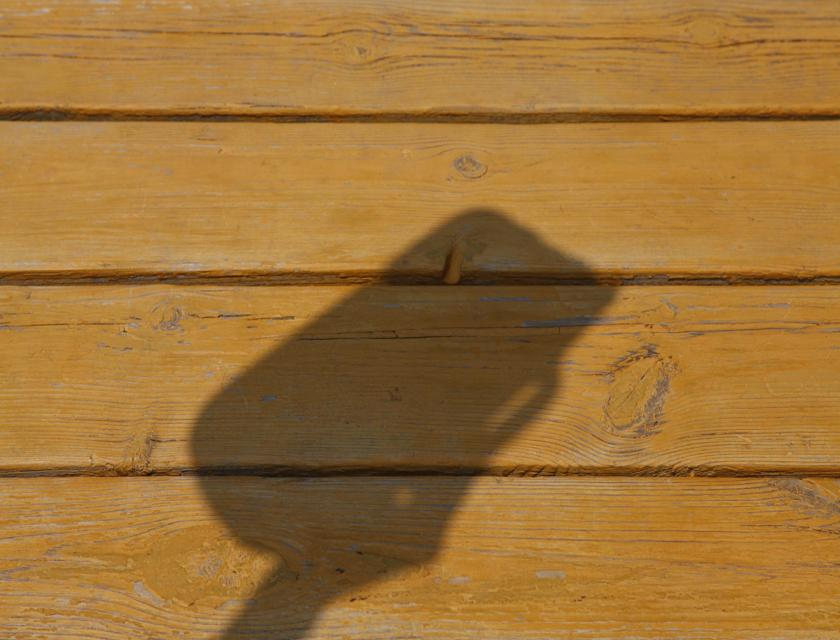
#> input picture dataset/shadow/_MG_6147.jpg, 840 x 640 px, found by its file name
$ jupyter execute demo.ipynb
#> lines starting #> are read from the running program, lines starting #| are printed output that depends on the picture
[cell 1]
import numpy as np
import cv2
import matplotlib.pyplot as plt

[cell 2]
or_img = cv2.imread('../dataset/shadow/_MG_6147.jpg')
#> or_img is the input picture: shape (640, 840, 3); mean B, G, R 55.9, 115, 158.8

[cell 3]
y_cb_cr_img = cv2.cvtColor(or_img, cv2.COLOR_BGR2YCrCb)
#> y_cb_cr_img: shape (640, 840, 3); mean of channels 0, 1, 2 121.4, 154.7, 91
#cv2.imshow("ycrcb",y_cb_cr_img)
# copy the image to create a binary mask later
binary_mask = np.copy(y_cb_cr_img)

# get mean value of the pixels in Y plane
y_mean = np.mean(cv2.split(y_cb_cr_img)[0])
#> y_mean = 121.4

# get standard deviation of channel in Y plane
y_std = np.std(cv2.split(y_cb_cr_img)[0])
#> y_std = 28.86

# classify pixels as shadow and non-shadow pixels
for i in range(y_cb_cr_img.shape[0]):
    for j in range(y_cb_cr_img.shape[1]):

        if y_cb_cr_img[i, j, 0] < y_mean - (y_std / 3):
            # paint it white (shadow)
            binary_mask[i, j] = [255, 255, 255]
        else:
            # paint it black (non-shadow)
            binary_mask[i, j] = [0, 0, 0]
#> binary_mask: shape (640, 840, 3); mean of channels 0, 1, 2 62.6, 62.6, 62.6

#cv2.imshow("binary",binary_mask)

[cell 4]
plt.imshow(binary_mask[:,:,0],cmap='gray')
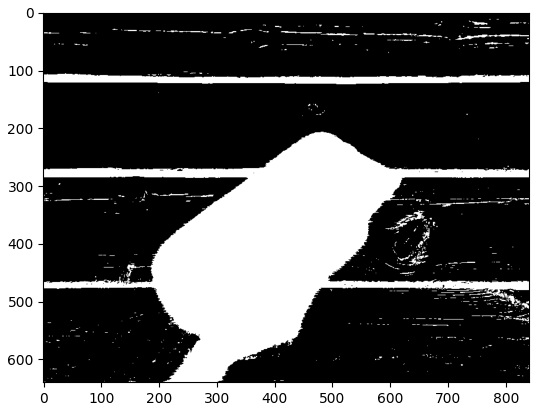
#> figure drawn by matplotlib, 1 panel

[cell 5]
dft = cv2.dft(np.float32(binary_mask[:,:,0]),flags=cv2.DFT_COMPLEX_OUTPUT)
dft_shift = np.fft.fftshift(dft)
print(dft_shift.shape)
#| (640, 840, 2)
magnitude_spectrum = 20*np.log(cv2.magnitude(dft_shift[:,:,0], dft_shift[:,:,1]))
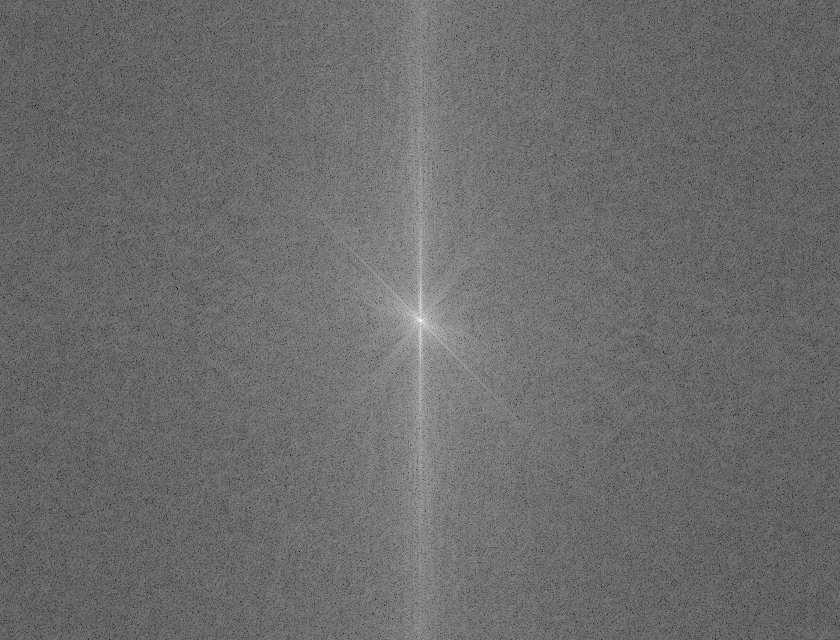
#> magnitude_spectrum: shape (640, 840) float32; min 70.05, max 346.6, mean 187.4; drawn with min black and max white
rows, cols = dft_shift.shape[0],dft_shift.shape[1]
#> rows = 640; cols = 840
crow, ccol = rows//2, cols//2
#> crow = 320; ccol = 420

[cell 6]
plt.imshow(magnitude_spectrum)

[cell 7]
mask = np.ones((rows, cols, 2), np.uint8)
filter_size = 10
mask[crow-filter_size:crow+filter_size, ccol-filter_size:ccol+filter_size] = 0

# 应用滤波器
fshift = dft_shift * mask

# 把频域图像转换回空间域
f_ishift = np.fft.ifftshift(fshift)
img_back = cv2.idft(f_ishift)
img_back = cv2.magnitude(img_back[:,:,0], img_back[:,:,1])
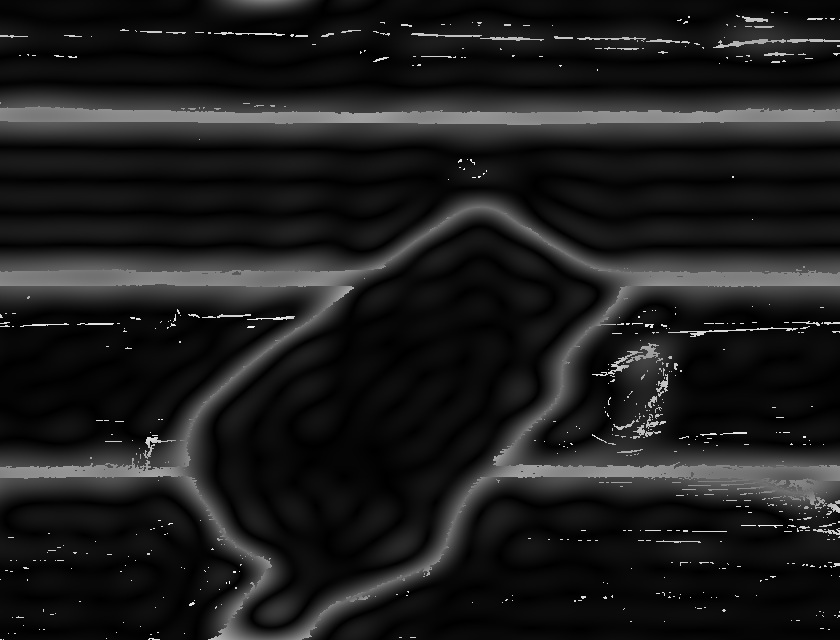
#> img_back: shape (640, 840) float32; min 17647.6, max 158043856, mean 18123700; drawn with min black and max white

[cell 8]
plt.imshow(img_back)

[cell 9]
# Using morphological operation
# The misclassified pixels are removed using dilation followed by erosion.
kernel = np.ones((3, 3), np.uint8)
erosion = cv2.erode(binary_mask, kernel, iterations=1)
#> erosion: shape (640, 840, 3); mean of channels 0, 1, 2 56.4, 56.4, 56.4
plt.imshow(erosion)

$ run again, with dataset/shadow/_MG_2443.jpg copied over dataset/shadow/_MG_6147.jpg
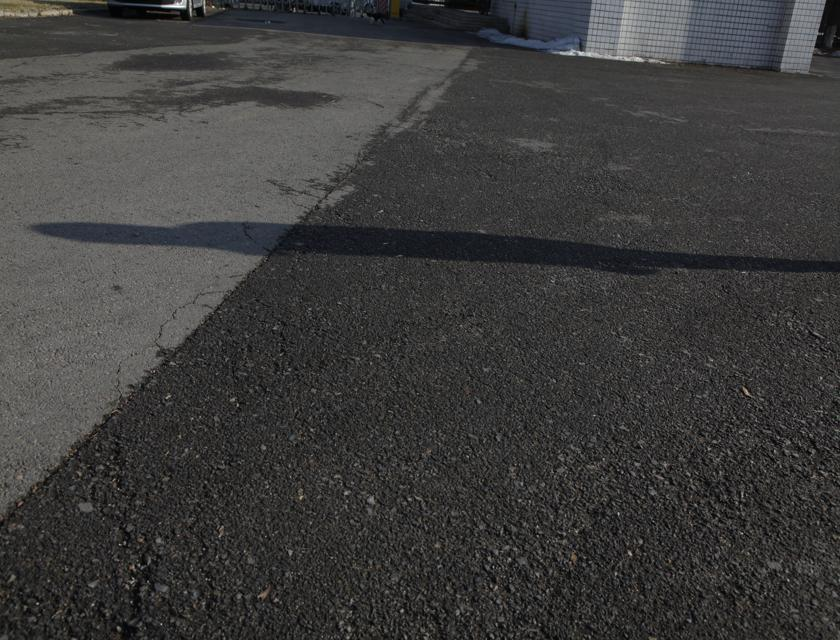
#> input picture dataset/shadow/_MG_2443.jpg, 840 x 640 px, found by its file name
#> or_img is the input picture: shape (640, 840, 3); mean B, G, R 60, 60.8, 61.2
#> y_cb_cr_img: shape (640, 840, 3); mean of channels 0, 1, 2 60.8, 128.4, 127.6
#> y_mean = 60.83
#> y_std = 25.7
#| (640, 840, 2)
#> `magnitude_spectrum = 20*np.log(cv2.magnitude(dft_shift[:,:,0], dft_shi..`:
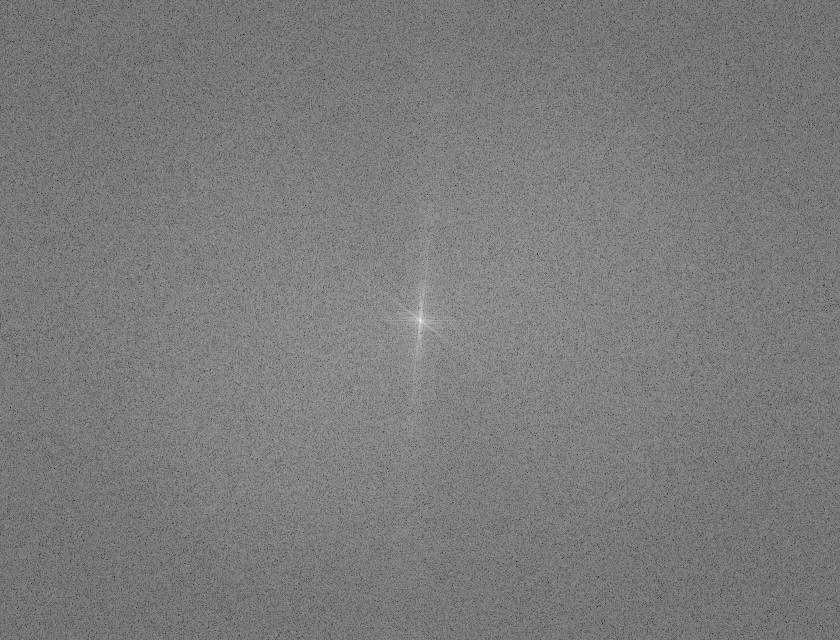
#> magnitude_spectrum: shape (640, 840) float32; min 82.29, max 356.7, mean 215.4; drawn with min black and max white
#> `img_back = cv2.magnitude(img_back[:,:,0], img_back[:,:,1])`:
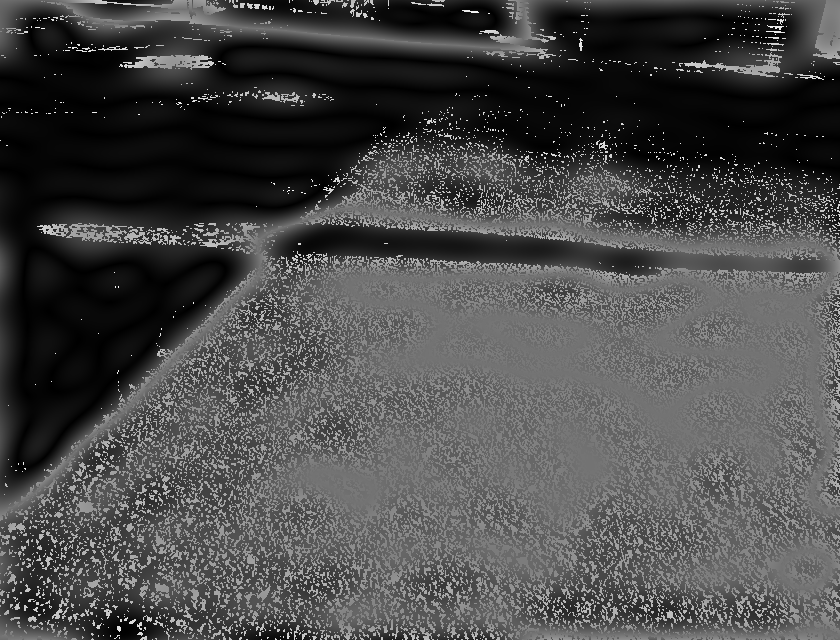
#> img_back: shape (640, 840) float32; min 14659.4, max 151323024, mean 43997084; drawn with min black and max white
#> erosion: shape (640, 840, 3); mean of channels 0, 1, 2 27.5, 27.5, 27.5

$ run again, with dataset/shadow/_MG_2767.jpg copied over dataset/shadow/_MG_6147.jpg
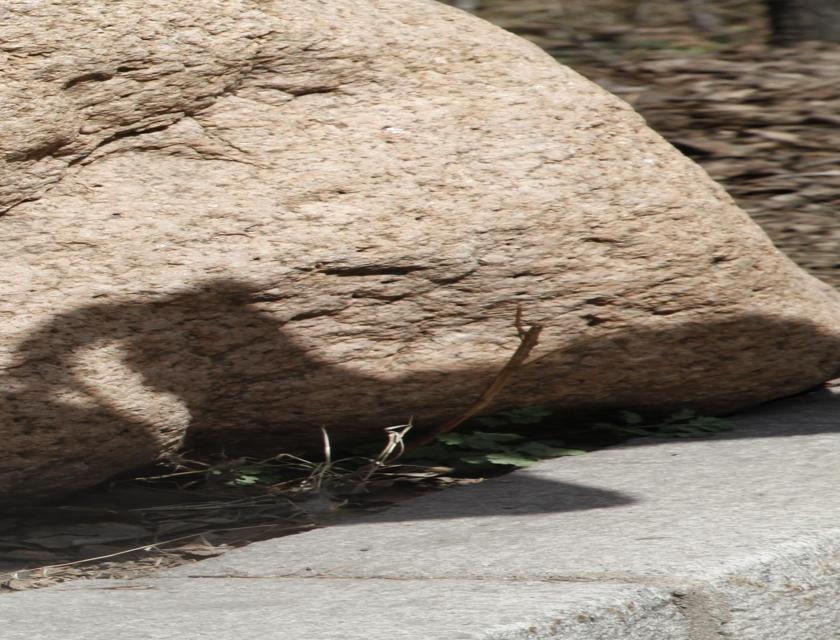
#> input picture dataset/shadow/_MG_2767.jpg, 840 x 640 px, found by its file name
#> or_img is the input picture: shape (640, 840, 3); mean B, G, R 119, 132.9, 145.8
#> y_cb_cr_img: shape (640, 840, 3); mean of channels 0, 1, 2 135.2, 135.6, 118.9
#> y_mean = 135.2
#> y_std = 67.18
#| (640, 840, 2)
#> `magnitude_spectrum = 20*np.log(cv2.magnitude(dft_shift[:,:,0], dft_shi..`:
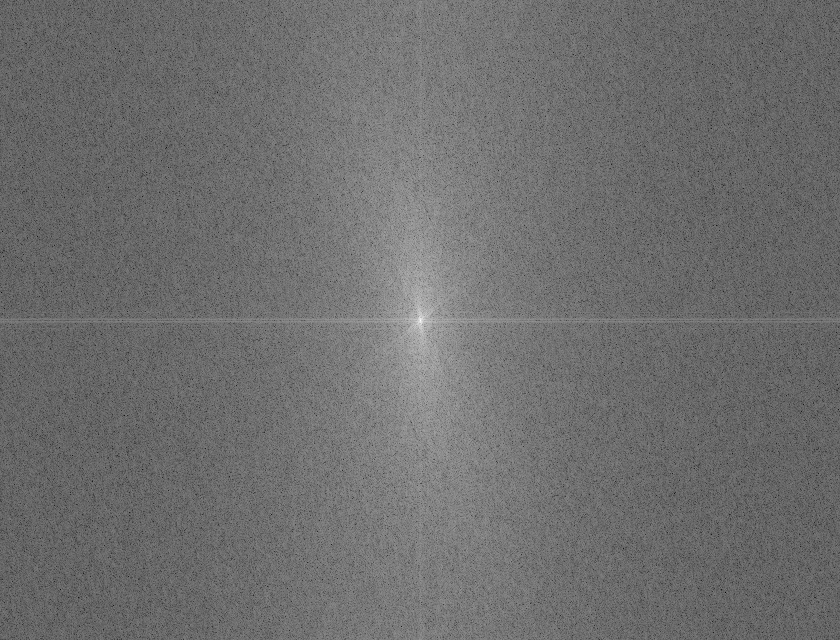
#> magnitude_spectrum: shape (640, 840) float32; min 68.83, max 355.2, mean 193.1; drawn with min black and max white
#> `img_back = cv2.magnitude(img_back[:,:,0], img_back[:,:,1])`:
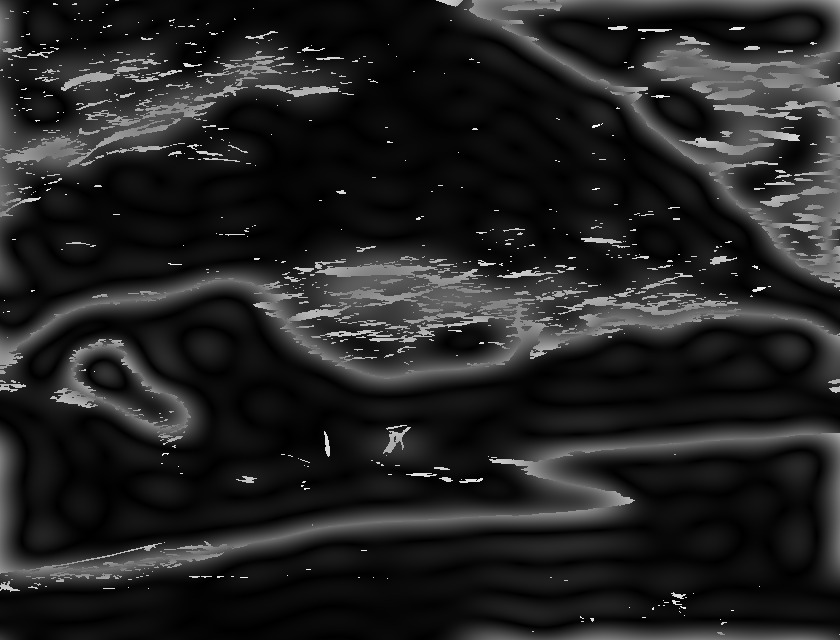
#> img_back: shape (640, 840) float32; min 15889.6, max 155796640, mean 21499374; drawn with min black and max white
#> erosion: shape (640, 840, 3); mean of channels 0, 1, 2 84.2, 84.2, 84.2

$ run again, with dataset/shadow/_MG_2923.jpg copied over dataset/shadow/_MG_6147.jpg
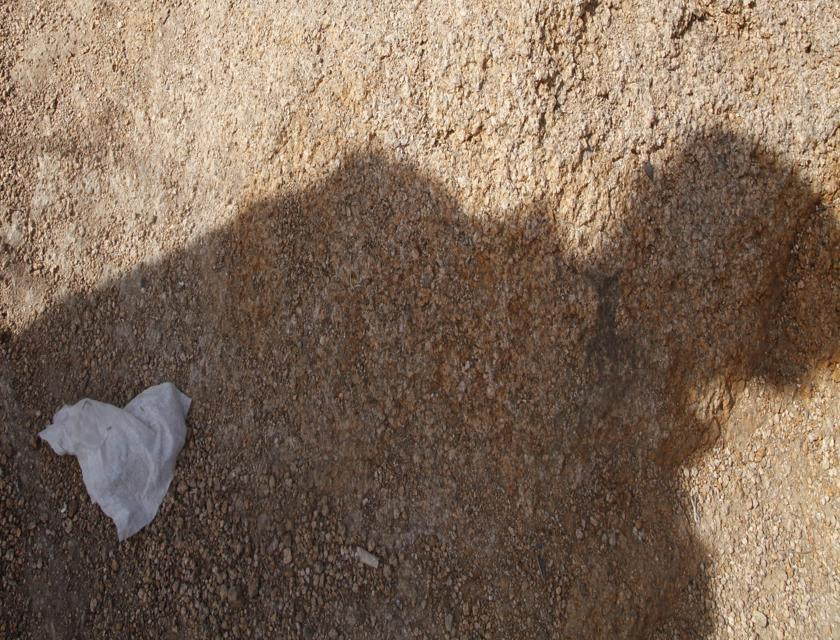
#> input picture dataset/shadow/_MG_2923.jpg, 840 x 640 px, found by its file name
#> or_img is the input picture: shape (640, 840, 3); mean B, G, R 88.7, 105.9, 126.6
#> y_cb_cr_img: shape (640, 840, 3); mean of channels 0, 1, 2 110.1, 139.8, 115.9
#> y_mean = 110.1
#> y_std = 54.15
#| (640, 840, 2)
#> `magnitude_spectrum = 20*np.log(cv2.magnitude(dft_shift[:,:,0], dft_shi..`:
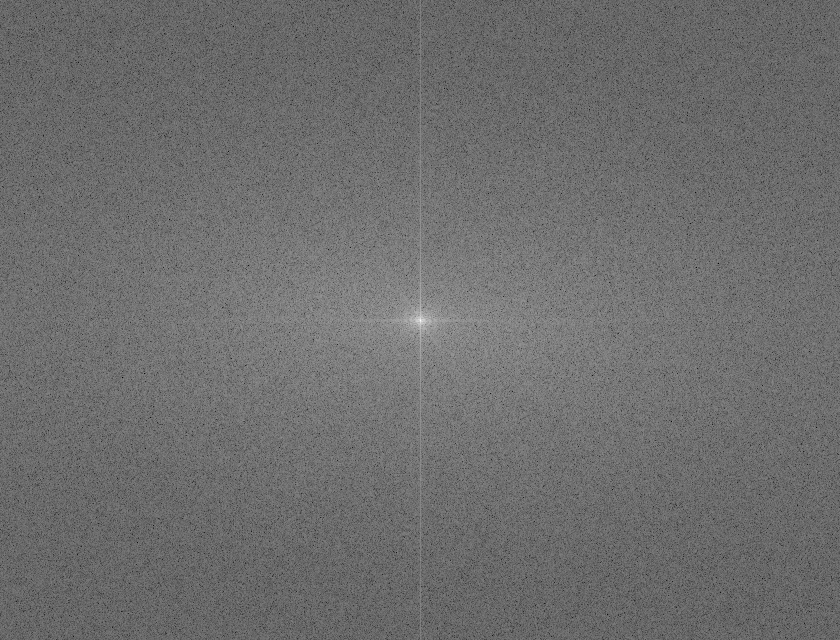
#> magnitude_spectrum: shape (640, 840) float32; min 89.6, max 361.7, mean 207; drawn with min black and max white
#> `img_back = cv2.magnitude(img_back[:,:,0], img_back[:,:,1])`:
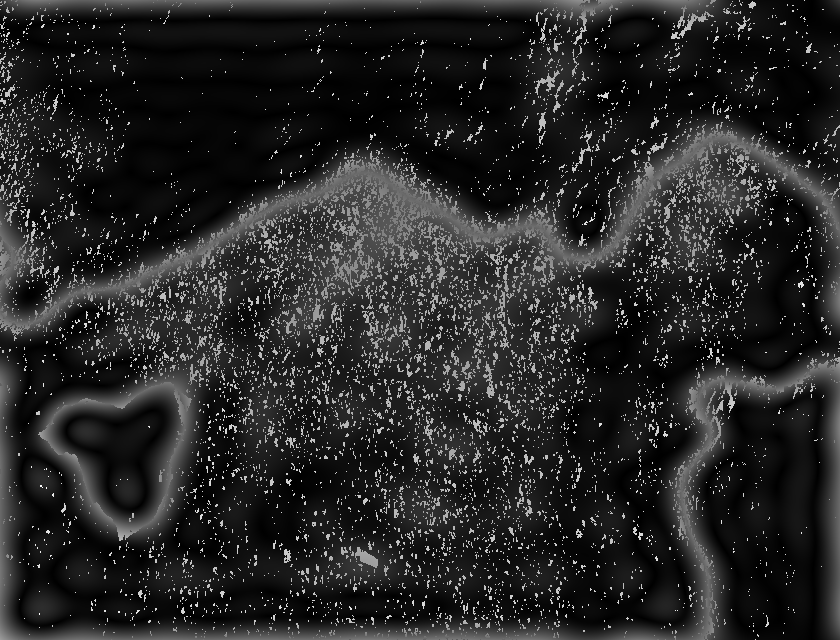
#> img_back: shape (640, 840) float32; min 17056.1, max 163341728, mean 24730098; drawn with min black and max white
#> erosion: shape (640, 840, 3); mean of channels 0, 1, 2 90.9, 90.9, 90.9
